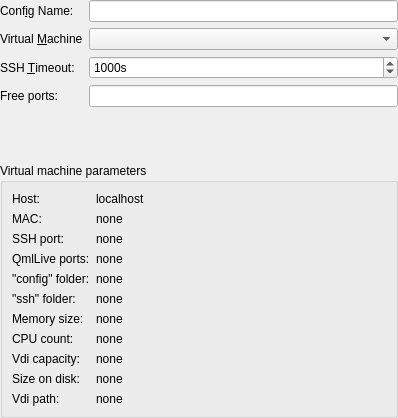
<?xml version="1.0" encoding="UTF-8"?>
<ui version="4.0">
 <class>Mer::Internal::MerEmulatorDeviceWizardVMPage</class>
 <widget class="QWizardPage" name="Mer::Internal::MerEmulatorDeviceWizardVMPage">
  <property name="geometry">
   <rect>
    <x>0</x>
    <y>0</y>
    <width>398</width>
    <height>418</height>
   </rect>
  </property>
  <property name="windowTitle">
   <string>Form</string>
  </property>
  <layout class="QVBoxLayout" name="verticalLayout">
   <property name="leftMargin">
    <number>0</number>
   </property>
   <property name="topMargin">
    <number>0</number>
   </property>
   <property name="rightMargin">
    <number>0</number>
   </property>
   <property name="bottomMargin">
    <number>0</number>
   </property>
   <item>
    <layout class="QFormLayout" name="formLayout">
     <item row="0" column="0">
      <widget class="QLabel" name="configNameLabel">
       <property name="text">
        <string>Conf&amp;ig Name:</string>
       </property>
       <property name="buddy">
        <cstring>configNameLineEdit</cstring>
       </property>
      </widget>
     </item>
     <item row="0" column="1">
      <widget class="QLineEdit" name="configNameLineEdit"/>
     </item>
     <item row="1" column="0">
      <widget class="QLabel" name="emulatorLabel">
       <property name="text">
        <string>Virtual &amp;Machine</string>
       </property>
       <property name="buddy">
        <cstring>emulatorComboBox</cstring>
       </property>
      </widget>
     </item>
     <item row="1" column="1">
      <widget class="QComboBox" name="emulatorComboBox"/>
     </item>
     <item row="2" column="0">
      <widget class="QLabel" name="connectionTimeoutLabel">
       <property name="text">
        <string>SSH &amp;Timeout:</string>
       </property>
       <property name="buddy">
        <cstring>timeoutSpinBox</cstring>
       </property>
      </widget>
     </item>
     <item row="2" column="1">
      <widget class="QSpinBox" name="timeoutSpinBox">
       <property name="suffix">
        <string>s</string>
       </property>
       <property name="maximum">
        <number>10000</number>
       </property>
       <property name="singleStep">
        <number>10</number>
       </property>
       <property name="value">
        <number>1000</number>
       </property>
      </widget>
     </item>
     <item row="3" column="0">
      <widget class="QLabel" name="freePortsLabel">
       <property name="text">
        <string>Free ports:</string>
       </property>
       <property name="buddy">
        <cstring>portsLineEdit</cstring>
       </property>
      </widget>
     </item>
     <item row="3" column="1">
      <widget class="QLineEdit" name="portsLineEdit">
       <property name="toolTip">
        <string>You can enter lists and ranges like this: 1024,1026-1028,1030</string>
       </property>
      </widget>
     </item>
    </layout>
   </item>
   <item>
    <widget class="QGroupBox" name="groupBox">
     <property name="title">
      <string>Virtual machine parameters</string>
     </property>
     <layout class="QFormLayout" name="formLayout_2">
      <item row="0" column="0">
       <widget class="QLabel" name="hostLabel">
        <property name="text">
         <string>Host:</string>
        </property>
       </widget>
      </item>
      <item row="0" column="1">
       <widget class="QLabel" name="localhost">
        <property name="text">
         <string>localhost</string>
        </property>
        <property name="textInteractionFlags">
         <set>Qt::LinksAccessibleByMouse|Qt::TextSelectableByKeyboard|Qt::TextSelectableByMouse</set>
        </property>
       </widget>
      </item>
      <item row="1" column="0">
       <widget class="QLabel" name="macLabel">
        <property name="text">
         <string>MAC:</string>
        </property>
       </widget>
      </item>
      <item row="1" column="1">
       <widget class="QLabel" name="macLabelEdit">
        <property name="text">
         <string>none</string>
        </property>
        <property name="textInteractionFlags">
         <set>Qt::LinksAccessibleByMouse|Qt::TextSelectableByKeyboard|Qt::TextSelectableByMouse</set>
        </property>
       </widget>
      </item>
      <item row="2" column="0">
       <widget class="QLabel" name="sshPortLabel">
        <property name="text">
         <string>SSH port:</string>
        </property>
       </widget>
      </item>
      <item row="2" column="1">
       <widget class="QLabel" name="sshPortLabelEdit">
        <property name="text">
         <string>none</string>
        </property>
        <property name="textInteractionFlags">
         <set>Qt::LinksAccessibleByMouse|Qt::TextSelectableByKeyboard|Qt::TextSelectableByMouse</set>
        </property>
       </widget>
      </item>
      <item row="3" column="0">
       <widget class="QLabel" name="qmlLivePortsLabel">
        <property name="text">
         <string>QmlLive ports:</string>
        </property>
       </widget>
      </item>
      <item row="4" column="0">
       <widget class="QLabel" name="configFolderLabel">
        <property name="text">
         <string>&quot;config&quot; folder:</string>
        </property>
       </widget>
      </item>
      <item row="4" column="1">
       <widget class="QLabel" name="configFolderLabelEdit">
        <property name="text">
         <string>&lt;html&gt;&lt;head/&gt;&lt;body&gt;&lt;p&gt;none&lt;/p&gt;&lt;/body&gt;&lt;/html&gt;</string>
        </property>
        <property name="wordWrap">
         <bool>true</bool>
        </property>
        <property name="textInteractionFlags">
         <set>Qt::LinksAccessibleByMouse|Qt::TextSelectableByKeyboard|Qt::TextSelectableByMouse</set>
        </property>
       </widget>
      </item>
      <item row="5" column="0">
       <widget class="QLabel" name="sshfolderLabel">
        <property name="text">
         <string>&quot;ssh&quot; folder:</string>
        </property>
       </widget>
      </item>
      <item row="5" column="1">
       <widget class="QLabel" name="sshFolderLabelEdit">
        <property name="text">
         <string>none</string>
        </property>
        <property name="wordWrap">
         <bool>true</bool>
        </property>
        <property name="textInteractionFlags">
         <set>Qt::LinksAccessibleByMouse|Qt::TextSelectableByKeyboard|Qt::TextSelectableByMouse</set>
        </property>
       </widget>
      </item>
      <item row="3" column="1">
       <widget class="QLabel" name="qmlLivePortsLabelEdit">
        <property name="text">
         <string>none</string>
        </property>
       </widget>
      </item>
      <item row="6" column="0">
       <widget class="QLabel" name="memorySizeLabel">
        <property name="text">
         <string>Memory size:</string>
        </property>
       </widget>
      </item>
      <item row="6" column="1">
       <widget class="QLabel" name="memorySizeLabelEdit">
        <property name="frameShape">
         <enum>QFrame::NoFrame</enum>
        </property>
        <property name="text">
         <string>none</string>
        </property>
       </widget>
      </item>
      <item row="7" column="0">
       <widget class="QLabel" name="cpuCountLabel">
        <property name="text">
         <string>CPU count:</string>
        </property>
       </widget>
      </item>
      <item row="7" column="1">
       <widget class="QLabel" name="cpuCountLabelEdit">
        <property name="text">
         <string>none</string>
        </property>
       </widget>
      </item>
      <item row="8" column="0">
       <widget class="QLabel" name="vdiCapacityLabel">
        <property name="text">
         <string>Vdi capacity:</string>
        </property>
       </widget>
      </item>
      <item row="8" column="1">
       <widget class="QLabel" name="vdiCapacityLabelEdit">
        <property name="text">
         <string>none</string>
        </property>
       </widget>
      </item>
      <item row="9" column="0">
       <widget class="QLabel" name="vdiSizeLabel">
        <property name="text">
         <string>Size on disk:</string>
        </property>
       </widget>
      </item>
      <item row="9" column="1">
       <widget class="QLabel" name="vdiSizeLabelEdit">
        <property name="text">
         <string>none</string>
        </property>
       </widget>
      </item>
      <item row="10" column="0">
       <widget class="QLabel" name="vdiPathLabel">
        <property name="text">
         <string>Vdi path:</string>
        </property>
       </widget>
      </item>
      <item row="10" column="1">
       <widget class="QLabel" name="vdiPathLabelEdit">
        <property name="text">
         <string>none</string>
        </property>
       </widget>
      </item>
     </layout>
    </widget>
   </item>
  </layout>
 </widget>
 <resources/>
 <connections/>
</ui>
